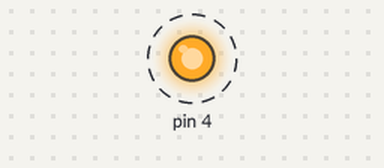
Simulated run of this sketch. Board: Arduino Mega 2560, built with avr-gcc and run on an emulated ATmega2560. On the bench: output pins drawn as LEDs (lit = HIGH). Dashed ring = blinking.

Above: at 0.15 s.
Timing chart, 0 to 3.0 s (numbered marks = the images above):
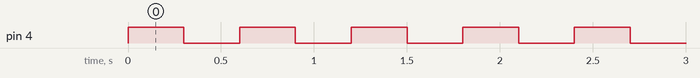

The sketch:

LED.ino
```cpp
 void setup()
{
  Serial.begin(9600);
  //pinMode(4, OUTPUT);
  DDRG = DDRG | B00100000;
}

void loop()
{
  PORTG = PORTG ^ B00100000;
  delay(300);
}
```

Measured:
- by itself, pin 4: alternates HIGH for 0.30 s and LOW for 0.30 s
